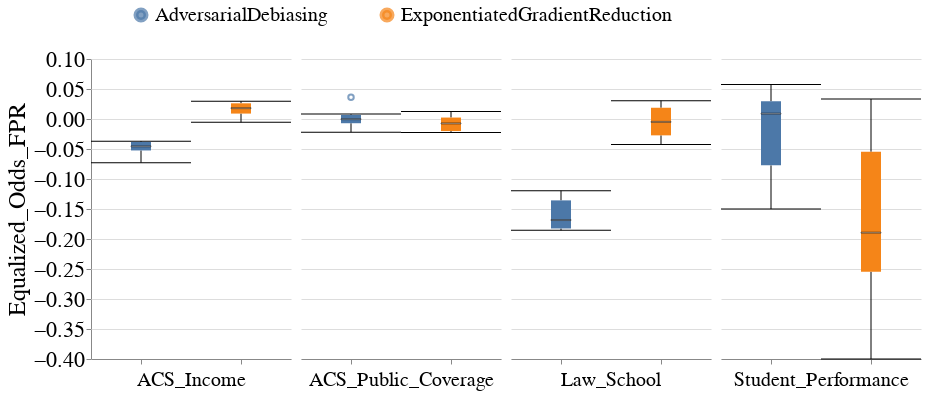

Notebook code for this chart:
### Code cell
create_dataset_box_plots_for_diff_interventions(all_group_metrics_df,
                                                model_type='In-processing',
                                                metric_name='Equalized_Odds_FPR',
                                                vals_to_replace=vals_to_replace,
                                                groups_dct=dataset_sensitive_attrs_to_plot)

### Figure 1 — Vega-Lite specification as saved in the notebook (floating-point values rounded to 4 significant figures)
{"config": {"view": {"continuousWidth": 400, "continuousHeight": 300, "stroke": null}, "axis": {"labelFontSize": 22, "labelFontWeight": "normal", "titleFontSize": 24, "titleFontWeight": "normal"}, "facet": {"spacing": 10}, "header": {"labelFontSize": 20, "labelOrient": "bottom", "labelPadding": 5, "titleFontSize": 20}, "legend": {"columns": 5, "direction": "horizontal", "labelFontSize": 20, "labelLimit": 400, "orient": "top", "symbolOffset": 40, "symbolStrokeWidth": 5, "titleAnchor": "middle", "titleFontSize": 22, "titleLimit": 300}, "title": {"fontSize": 20}}, "data": {"name": "data-d5a1b891bebbe9802b593139f63255cc"}, "mark": {"type": "boxplot", "median": {"stroke": "black", "strokeWidth": 0.7}, "size": 20, "ticks": true}, "encoding": {"color": {"field": "Fairness_Intervention", "sort": ["Baseline", "LFR", "DIR", "AdversarialDebiasing", "ExponentiatedGradientReduction", "EqOddsPostprocessing", "ROC"], "title": null, "type": "nominal"}, "column": {"field": "Dataset_Name", "sort": ["Folktables_GA_2018_Income", "Folktables_CA_2018_Public_CoverageLaw_School", "Student_Performance_Por"], "title": null, "type": "nominal"}, "x": {"axis": {"labels": false}, "field": "Fairness_Intervention", "sort": ["Baseline", "LFR", "DIR", "AdversarialDebiasing", "ExponentiatedGradientReduction", "EqOddsPostprocessing", "ROC"], "title": null, "type": "nominal"}, "y": {"field": "Metric_Value", "scale": {"nice": true, "zero": false}, "title": "Equalized_Odds_FPR", "type": "quantitative"}}, "resolve": {"scale": {"x": "independent"}}, "width": 200, "$schema": "https://vega.github.io/schema/vega-lite/v4.17.0.json", "datasets": {"data-d5a1b891bebbe9802b593139f63255cc": [{"Metric": "Equalized_Odds_FPR", "Model_Name": "In-processing", "Dataset_Name": "ACS_Income", "Fairness_Intervention": "AdversarialDebiasing", "Experiment_Iteration": "Exp_iter_2", "Group": "SEX&RAC1P", "Metric_Value": -0.03692}, {"Metric": "Equalized_Odds_FPR", "Model_Name": "In-processing", "Dataset_Name": "ACS_Income", "Fairness_Intervention": "AdversarialDebiasing", "Experiment_Iteration": "Exp_iter_5", "Group": "SEX&RAC1P", "Metric_Value": -0.04206}, {"Metric": "Equalized_Odds_FPR", "Model_Name": "In-processing", "Dataset_Name": "ACS_Income", "Fairness_Intervention": "AdversarialDebiasing", "Experiment_Iteration": "Exp_iter_6", "Group": "SEX&RAC1P", "Metric_Value": -0.04894}, {"Metric": "Equalized_Odds_FPR", "Model_Name": "In-processing", "Dataset_Name": "ACS_Income", "Fairness_Intervention": "AdversarialDebiasing", "Experiment_Iteration": "Exp_iter_3", "Group": "SEX&RAC1P", "Metric_Value": -0.07279}, {"Metric": "Equalized_Odds_FPR", "Model_Name": "In-processing", "Dataset_Name": "ACS_Income", "Fairness_Intervention": "AdversarialDebiasing", "Experiment_Iteration": "Exp_iter_4", "Group": "SEX&RAC1P", "Metric_Value": -0.03694}, {"Metric": "Equalized_Odds_FPR", "Model_Name": "In-processing", "Dataset_Name": "ACS_Income", "Fairness_Intervention": "AdversarialDebiasing", "Experiment_Iteration": "Exp_iter_1", "Group": "SEX&RAC1P", "Metric_Value": -0.05356}, {"Metric": "Equalized_Odds_FPR", "Model_Name": "In-processing", "Dataset_Name": "ACS_Income", "Fairness_Intervention": "ExponentiatedGradientReduction", "Experiment_Iteration": "Exp_iter_1", "Group": "SEX&RAC1P", "Metric_Value": 0.02004}, {"Metric": "Equalized_Odds_FPR", "Model_Name": "In-processing", "Dataset_Name": "ACS_Income", "Fairness_Intervention": "ExponentiatedGradientReduction", "Experiment_Iteration": "Exp_iter_2", "Group": "SEX&RAC1P", "Metric_Value": 0.006694}, {"Metric": "Equalized_Odds_FPR", "Model_Name": "In-processing", "Dataset_Name": "ACS_Income", "Fairness_Intervention": "ExponentiatedGradientReduction", "Experiment_Iteration": "Exp_iter_5", "Group": "SEX&RAC1P", "Metric_Value": 0.02951}, {"Metric": "Equalized_Odds_FPR", "Model_Name": "In-processing", "Dataset_Name": "ACS_Income", "Fairness_Intervention": "ExponentiatedGradientReduction", "Experiment_Iteration": "Exp_iter_3", "Group": "SEX&RAC1P", "Metric_Value": 0.01607}, {"Metric": "Equalized_Odds_FPR", "Model_Name": "In-processing", "Dataset_Name": "ACS_Income", "Fairness_Intervention": "ExponentiatedGradientReduction", "Experiment_Iteration": "Exp_iter_6", "Group": "SEX&RAC1P", "Metric_Value": -0.005612}, {"Metric": "Equalized_Odds_FPR", "Model_Name": "In-processing", "Dataset_Name": "ACS_Income", "Fairness_Intervention": "ExponentiatedGradientReduction", "Experiment_Iteration": "Exp_iter_4", "Group": "SEX&RAC1P", "Metric_Value": 0.02818}, {"Metric": "Equalized_Odds_FPR", "Model_Name": "In-processing", "Dataset_Name": "ACS_Public_Coverage", "Fairness_Intervention": "AdversarialDebiasing", "Experiment_Iteration": "Exp_iter_1", "Group": "SEX&RAC1P", "Metric_Value": -0.003635}, {"Metric": "Equalized_Odds_FPR", "Model_Name": "In-processing", "Dataset_Name": "ACS_Public_Coverage", "Fairness_Intervention": "AdversarialDebiasing", "Experiment_Iteration": "Exp_iter_2", "Group": "SEX&RAC1P", "Metric_Value": 0.03643}, {"Metric": "Equalized_Odds_FPR", "Model_Name": "In-processing", "Dataset_Name": "ACS_Public_Coverage", "Fairness_Intervention": "AdversarialDebiasing", "Experiment_Iteration": "Exp_iter_5", "Group": "SEX&RAC1P", "Metric_Value": 0.008139}, {"Metric": "Equalized_Odds_FPR", "Model_Name": "In-processing", "Dataset_Name": "ACS_Public_Coverage", "Fairness_Intervention": "AdversarialDebiasing", "Experiment_Iteration": "Exp_iter_3", "Group": "SEX&RAC1P", "Metric_Value": 0.0031}, {"Metric": "Equalized_Odds_FPR", "Model_Name": "In-processing", "Dataset_Name": "ACS_Public_Coverage", "Fairness_Intervention": "AdversarialDebiasing", "Experiment_Iteration": "Exp_iter_4", "Group": "SEX&RAC1P", "Metric_Value": -0.02199}, {"Metric": "Equalized_Odds_FPR", "Model_Name": "In-processing", "Dataset_Name": "ACS_Public_Coverage", "Fairness_Intervention": "AdversarialDebiasing", "Experiment_Iteration": "Exp_iter_6", "Group": "SEX&RAC1P", "Metric_Value": -0.008176}, {"Metric": "Equalized_Odds_FPR", "Model_Name": "In-processing", "Dataset_Name": "ACS_Public_Coverage", "Fairness_Intervention": "ExponentiatedGradientReduction", "Experiment_Iteration": "Exp_iter_5", "Group": "SEX&RAC1P", "Metric_Value": -0.001599}, {"Metric": "Equalized_Odds_FPR", "Model_Name": "In-processing", "Dataset_Name": "ACS_Public_Coverage", "Fairness_Intervention": "ExponentiatedGradientReduction", "Experiment_Iteration": "Exp_iter_1", "Group": "SEX&RAC1P", "Metric_Value": -0.02245}, {"Metric": "Equalized_Odds_FPR", "Model_Name": "In-processing", "Dataset_Name": "ACS_Public_Coverage", "Fairness_Intervention": "ExponentiatedGradientReduction", "Experiment_Iteration": "Exp_iter_2", "Group": "SEX&RAC1P", "Metric_Value": -0.01318}, {"Metric": "Equalized_Odds_FPR", "Model_Name": "In-processing", "Dataset_Name": "ACS_Public_Coverage", "Fairness_Intervention": "ExponentiatedGradientReduction", "Experiment_Iteration": "Exp_iter_3", "Group": "SEX&RAC1P", "Metric_Value": 0.01252}, {"Metric": "Equalized_Odds_FPR", "Model_Name": "In-processing", "Dataset_Name": "ACS_Public_Coverage", "Fairness_Intervention": "ExponentiatedGradientReduction", "Experiment_Iteration": "Exp_iter_6", "Group": "SEX&RAC1P", "Metric_Value": 0.003733}, {"Metric": "Equalized_Odds_FPR", "Model_Name": "In-processing", "Dataset_Name": "ACS_Public_Coverage", "Fairness_Intervention": "ExponentiatedGradientReduction", "Experiment_Iteration": "Exp_iter_4", "Group": "SEX&RAC1P", "Metric_Value": -0.02269}, {"Metric": "Equalized_Odds_FPR", "Model_Name": "In-processing", "Dataset_Name": "Law_School", "Fairness_Intervention": "AdversarialDebiasing", "Experiment_Iteration": "Exp_iter_1", "Group": "male&race", "Metric_Value": -0.1824}, {"Metric": "Equalized_Odds_FPR", "Model_Name": "In-processing", "Dataset_Name": "Law_School", "Fairness_Intervention": "AdversarialDebiasing", "Experiment_Iteration": "Exp_iter_4", "Group": "male&race", "Metric_Value": -0.1545}, {"Metric": "Equalized_Odds_FPR", "Model_Name": "In-processing", "Dataset_Name": "Law_School", "Fairness_Intervention": "AdversarialDebiasing", "Experiment_Iteration": "Exp_iter_3", "Group": "male&race", "Metric_Value": -0.1825}, {"Metric": "Equalized_Odds_FPR", "Model_Name": "In-processing", "Dataset_Name": "Law_School", "Fairness_Intervention": "AdversarialDebiasing", "Experiment_Iteration": "Exp_iter_2", "Group": "male&race", "Metric_Value": -0.1194}, {"Metric": "Equalized_Odds_FPR", "Model_Name": "In-processing", "Dataset_Name": "Law_School", "Fairness_Intervention": "AdversarialDebiasing", "Experiment_Iteration": "Exp_iter_6", "Group": "male&race", "Metric_Value": -0.1856}, {"Metric": "Equalized_Odds_FPR", "Model_Name": "In-processing", "Dataset_Name": "Law_School", "Fairness_Intervention": "AdversarialDebiasing", "Experiment_Iteration": "Exp_iter_5", "Group": "male&race", "Metric_Value": -0.1293}, {"Metric": "Equalized_Odds_FPR", "Model_Name": "In-processing", "Dataset_Name": "Law_School", "Fairness_Intervention": "ExponentiatedGradientReduction", "Experiment_Iteration": "Exp_iter_1", "Group": "male&race", "Metric_Value": -0.005307}, {"Metric": "Equalized_Odds_FPR", "Model_Name": "In-processing", "Dataset_Name": "Law_School", "Fairness_Intervention": "ExponentiatedGradientReduction", "Experiment_Iteration": "Exp_iter_2", "Group": "male&race", "Metric_Value": -0.004293}, {"Metric": "Equalized_Odds_FPR", "Model_Name": "In-processing", "Dataset_Name": "Law_School", "Fairness_Intervention": "ExponentiatedGradientReduction", "Experiment_Iteration": "Exp_iter_3", "Group": "male&race", "Metric_Value": -0.04232}, {"Metric": "Equalized_Odds_FPR", "Model_Name": "In-processing", "Dataset_Name": "Law_School", "Fairness_Intervention": "ExponentiatedGradientReduction", "Experiment_Iteration": "Exp_iter_4", "Group": "male&race", "Metric_Value": -0.03457}, {"Metric": "Equalized_Odds_FPR", "Model_Name": "In-processing", "Dataset_Name": "Law_School", "Fairness_Intervention": "ExponentiatedGradientReduction", "Experiment_Iteration": "Exp_iter_5", "Group": "male&race", "Metric_Value": 0.03052}, {"Metric": "Equalized_Odds_FPR", "Model_Name": "In-processing", "Dataset_Name": "Law_School", "Fairness_Intervention": "ExponentiatedGradientReduction", "Experiment_Iteration": "Exp_iter_6", "Group": "male&race", "Metric_Value": 0.02642}, {"Metric": "Equalized_Odds_FPR", "Model_Name": "In-processing", "Dataset_Name": "Student_Performance", "Fairness_Intervention": "AdversarialDebiasing", "Experiment_Iteration": "Exp_iter_1", "Group": "sex", "Metric_Value": -0.103}, {"Metric": "Equalized_Odds_FPR", "Model_Name": "In-processing", "Dataset_Name": "Student_Performance", "Fairness_Intervention": "AdversarialDebiasing", "Experiment_Iteration": "Exp_iter_2", "Group": "sex", "Metric_Value": 0.0}, {"Metric": "Equalized_Odds_FPR", "Model_Name": "In-processing", "Dataset_Name": "Student_Performance", "Fairness_Intervention": "AdversarialDebiasing", "Experiment_Iteration": "Exp_iter_3", "Group": "sex", "Metric_Value": 0.05769}, {"Metric": "Equalized_Odds_FPR", "Model_Name": "In-processing", "Dataset_Name": "Student_Performance", "Fairness_Intervention": "AdversarialDebiasing", "Experiment_Iteration": "Exp_iter_4", "Group": "sex", "Metric_Value": -0.15}, {"Metric": "Equalized_Odds_FPR", "Model_Name": "In-processing", "Dataset_Name": "Student_Performance", "Fairness_Intervention": "AdversarialDebiasing", "Experiment_Iteration": "Exp_iter_6", "Group": "sex", "Metric_Value": 0.03333}, {"Metric": "Equalized_Odds_FPR", "Model_Name": "In-processing", "Dataset_Name": "Student_Performance", "Fairness_Intervention": "AdversarialDebiasing", "Experiment_Iteration": "Exp_iter_5", "Group": "sex", "Metric_Value": 0.01786}, {"Metric": "Equalized_Odds_FPR", "Model_Name": "In-processing", "Dataset_Name": "Student_Performance", "Fairness_Intervention": "ExponentiatedGradientReduction", "Experiment_Iteration": "Exp_iter_1", "Group": "sex", "Metric_Value": -0.2182}, {"Metric": "Equalized_Odds_FPR", "Model_Name": "In-processing", "Dataset_Name": "Student_Performance", "Fairness_Intervention": "ExponentiatedGradientReduction", "Experiment_Iteration": "Exp_iter_2", "Group": "sex", "Metric_Value": -0.2667}, {"Metric": "Equalized_Odds_FPR", "Model_Name": "In-processing", "Dataset_Name": "Student_Performance", "Fairness_Intervention": "ExponentiatedGradientReduction", "Experiment_Iteration": "Exp_iter_3", "Group": "sex", "Metric_Value": -0.01923}, {"Metric": "Equalized_Odds_FPR", "Model_Name": "In-processing", "Dataset_Name": "Student_Performance", "Fairness_Intervention": "ExponentiatedGradientReduction", "Experiment_Iteration": "Exp_iter_4", "Group": "sex", "Metric_Value": 0.03333}, {"Metric": "Equalized_Odds_FPR", "Model_Name": "In-processing", "Dataset_Name": "Student_Performance", "Fairness_Intervention": "ExponentiatedGradientReduction", "Experiment_Iteration": "Exp_iter_5", "Group": "sex", "Metric_Value": -0.1607}, {"Metric": "Equalized_Odds_FPR", "Model_Name": "In-processing", "Dataset_Name": "Student_Performance", "Fairness_Intervention": "ExponentiatedGradientReduction", "Experiment_Iteration": "Exp_iter_6", "Group": "sex", "Metric_Value": -0.4}]}}
